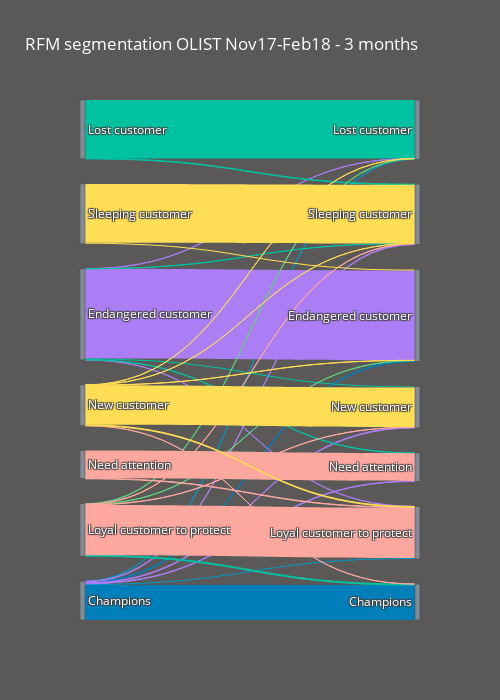

Notebook code for this chart:
### Code cell
# plot Historical comparison over 3 months
fig_1 = go.Figure(data_3m)
fig_1.update_layout(hovermode='x',
                    title="RFM segmentation OLIST Nov17-Feb18 - 3 months",
                    font=dict(size=12, color='white'),
                    paper_bgcolor='#5B5958',
                    width=500, height=700)

fig_1.show()

### Figure 1 — Plotly figure (JSON) as saved in the notebook; plotly's stock layout.template omitted (floating-point values rounded to 4 significant figures)
{"data": [{"arrangement": "freeform", "link": {"color": ["#007fba", "#007fba", "#0098c4", "#0098c4", "#ab7ef5", "#ab7ef5", "#ab7ef5", "#ab7ef5", "#ab7ef5", "#ab7ef5", "#00c2a1", "#00c2a1", "#00c2a1", "#00c2a1", "#00c2a1", "#00c2a1", "#60d17f", "#60d17f", "#fca89f", "#fca89f", "#fca89f", "#fca89f", "#fca89f", "#fca89f", "#ffdd54", "#ffdd54", "#ffdd54", "#ffdd54", "#ffdd54", "#ffdd54", "#ffdd54"], "source": ["6", "6", "6", "6", "6", "6", "6", "2", "2", "2", "2", "2", "2", "0", "0", "5", "5", "5", "5", "5", "5", "4", "4", "3", "3", "3", "3", "3", "3", "1", "1"], "target": ["13", "9", "7", "12", "11", "10", "8", "9", "7", "12", "11", "10", "8", "7", "8", "13", "9", "7", "12", "10", "8", "12", "11", "13", "9", "7", "12", "10", "8", "9", "8"], "value": [4305, 103, 29, 148, 61, 73, 71, 11071, 4, 2, 33, 125, 2, 7199, 69, 123, 30, 38, 6190, 29, 43, 57, 3422, 1, 14, 23, 94, 4881, 13, 136, 7237]}, "node": {"color": ["#808B96", "#808B96", "#808B96", "#808B96", "#808B96", "#808B96", "#808B96", "#808B96", "#808B96", "#808B96", "#808B96", "#808B96", "#808B96", "#808B96"], "label": ["Lost customer", "Sleeping customer", "Endangered customer", "New customer", "Need attention", "Loyal customer to protect", "Champions", "Lost customer", "Sleeping customer", "Endangered customer", "New customer", "Need attention", "Loyal customer to protect", "Champions"], "pad": 25, "thickness": 5}, "type": "sankey"}], "layout": {"font": {"color": "white", "size": 12}, "height": 700, "hovermode": "x", "paper_bgcolor": "#5B5958", "title": {"text": "RFM segmentation OLIST Nov17-Feb18 - 3 months"}, "width": 500}}
